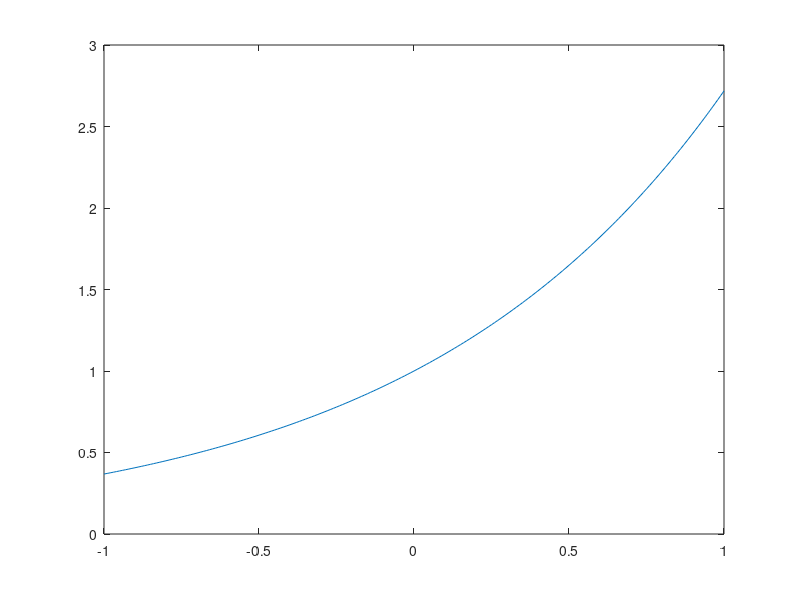
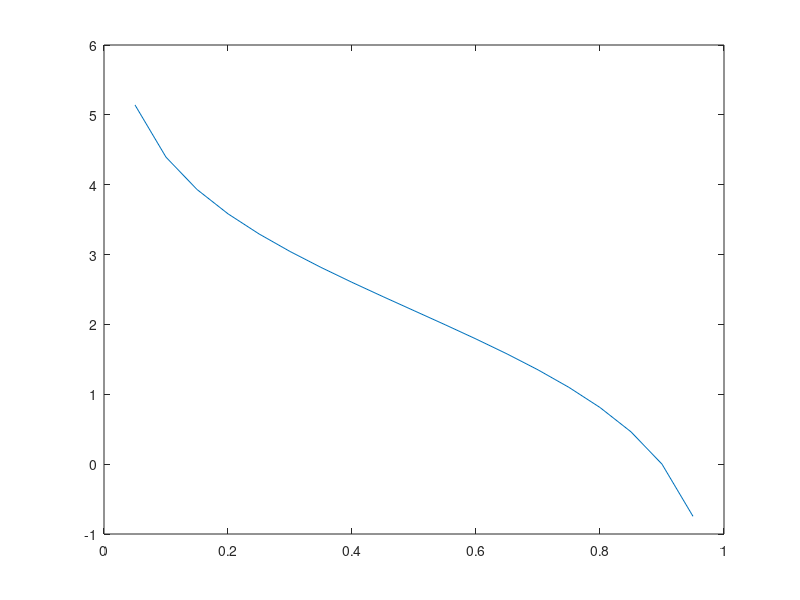

Recreate these plots in MATLAB, in order.
%%
% weight_update.m
% Alex Dillhoff
%
% Plot the curve of the weight update function.
%%

X = -1:0.01:1;
Y = exp(X);

figure(1);
plot(X, Y);

X = 0:0.05:1;
Y = log((1 - X) ./ X) + log(9);

figure(2);
plot(X, Y);
